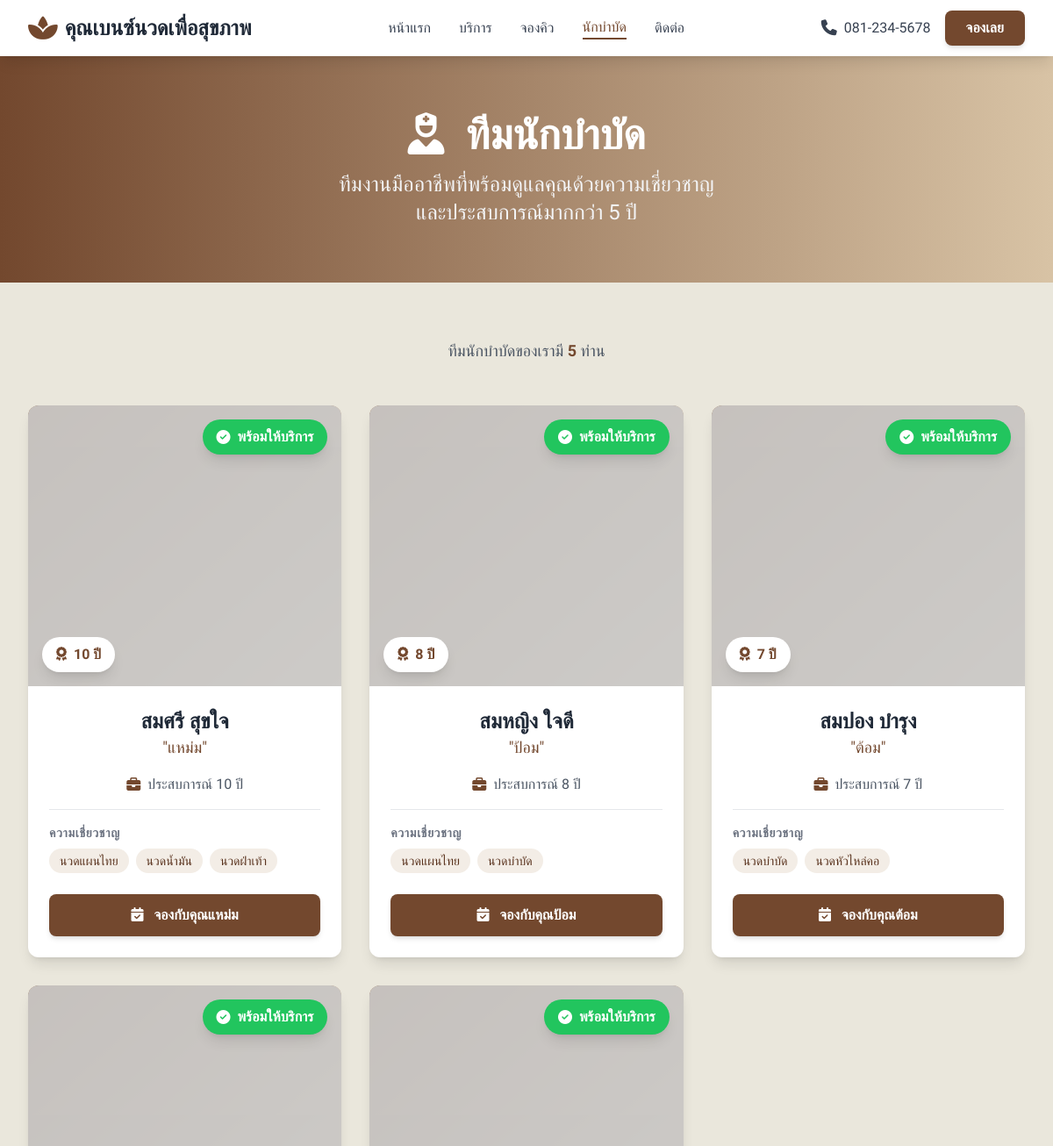
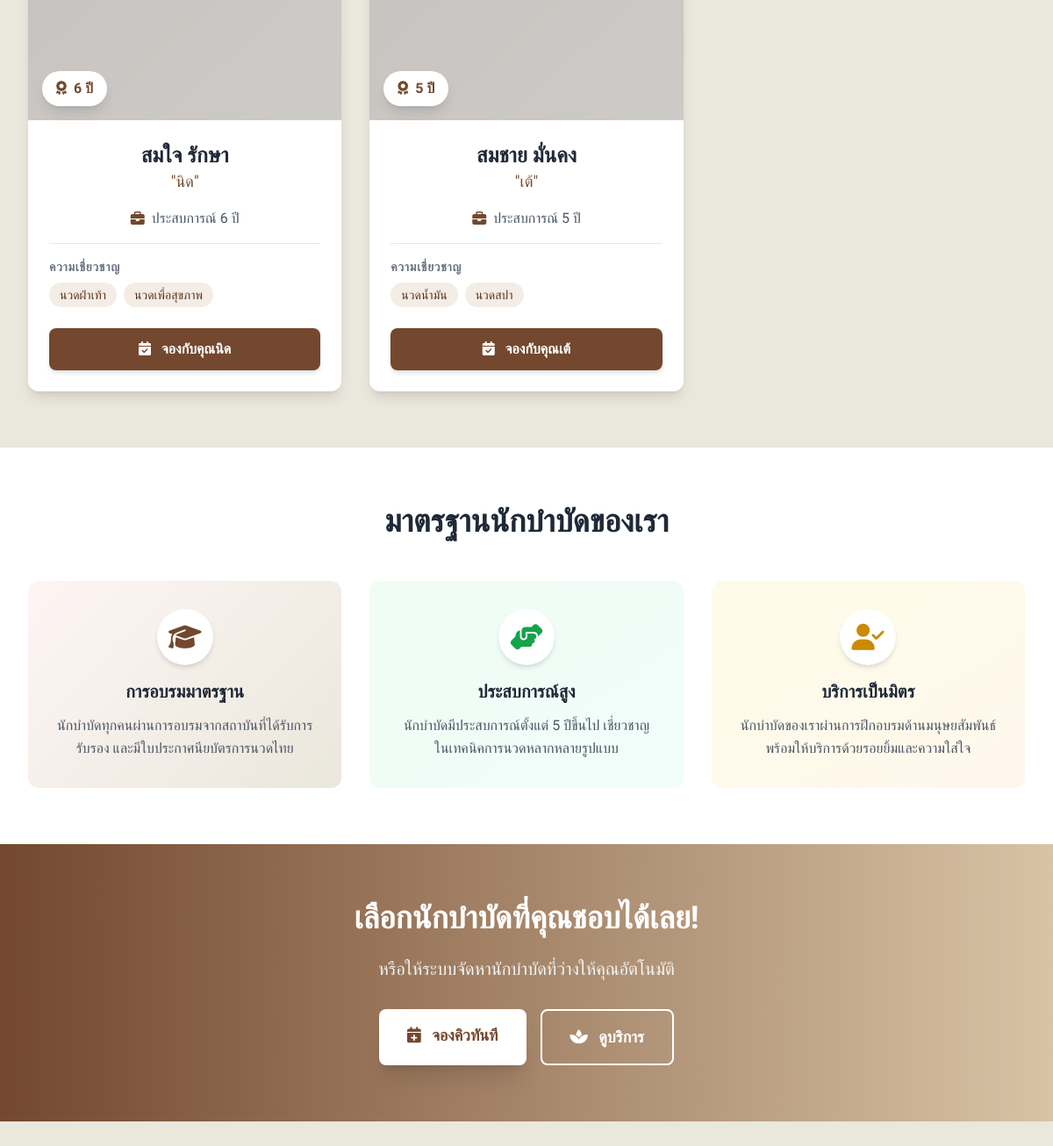
/therapists.php, run on the app's committed database (2 pictures, top to bottom).
### tables this page shows
CREATE TABLE IF NOT EXISTS therapists (
    id INT(11) NOT NULL AUTO_INCREMENT,
    name VARCHAR(255) NOT NULL COMMENT 'ชื่อ-นามสกุล',
    nickname VARCHAR(100) DEFAULT NULL COMMENT 'ชื่อเล่น',
    specialization TEXT DEFAULT NULL COMMENT 'ความเชี่ยวชาญ',
    experience_years INT(11) DEFAULT 0 COMMENT 'ประสบการณ์ (ปี)',
    image_url VARCHAR(500) DEFAULT NULL COMMENT 'URL รูปภาพ',
    is_available TINYINT(1) DEFAULT 1 COMMENT 'สถานะพร้อมให้บริการ (1=ว่าง, 0=ไม่ว่าง)',
    created_at TIMESTAMP DEFAULT CURRENT_TIMESTAMP COMMENT 'วันที่สร้าง',
    updated_at TIMESTAMP DEFAULT CURRENT_TIMESTAMP ON UPDATE CURRENT_TIMESTAMP COMMENT 'วันที่แก้ไขล่าสุด',
    PRIMARY KEY (id),
    KEY idx_is_available (is_available)
);

### config/database.php (called while the page is built, shortened)
<?php
class Database
{
    private $connection;
    private function connect()
    {
        $this->connection = mysqli_connect(
            DB_HOST,
            DB_USER,
            DB_PASS,
            DB_NAME
        );
        mysqli_set_charset($this->connection, 'utf8');
    }
    public function query($sql)
    {
        $result = mysqli_query($this->connection, $sql);
        return $result;
    }
    public function select($sql)
    {
        $result = $this->query($sql);
        $data = [];
        while ($row = mysqli_fetch_assoc($result)) {
            $data[] = $row;
        }
        return $data;
    }
}
function getDatabase()
{
    static $db = null;
    if ($db === null) {
        $db = new Database();
    }
    return $db;
}
?>

### therapists.php (the view, shortened to what this page needs)
<?php
require_once __DIR__ . '/config/database.php';
include __DIR__ . '/includes/header.php';
include __DIR__ . '/includes/navbar.php';
$db = getDatabase();
$therapists = $db->select("SELECT * FROM therapists ORDER BY experience_years DESC");
?>
<main class="min-h-screen">
    <section class="bg-gradient-to-r from-primary-600 to-secondary-500 text-white py-16">
        <div class="max-w-7xl mx-auto px-4 sm:px-6 lg:px-8">
            <div class="text-center">
                <h1 class="text-4xl md:text-5xl font-bold mb-4">
                    <i class="fas fa-user-nurse mr-3"></i>
                    ทีมนักบำบัด
                </h1>
                <p class="text-xl md:text-2xl text-gray-100 max-w-3xl mx-auto">
                    ทีมงานมืออาชีพที่พร้อมดูแลคุณด้วยความเชี่ยวชาญ<br>
                    และประสบการณ์มากกว่า 5 ปี
                </p>
            </div>
        </div>
    </section>
    <section class="py-16" style="background-color: #EAE7DC;">
        <div class="max-w-7xl mx-auto px-4 sm:px-6 lg:px-8">
            <?php if ($therapists && count($therapists) > 0): ?>
            <div class="mb-12 text-center">
                <p class="text-lg text-gray-600">
                    ทีมนักบำบัดของเรามี <span class="font-bold text-primary-600"><?php echo count($therapists); ?></span> ท่าน
                </p>
            </div>
            <div class="grid grid-cols-1 md:grid-cols-2 lg:grid-cols-3 gap-8">
                <?php foreach ($therapists as $index => $therapist): ?>
                <div class="bg-white rounded-xl shadow-lg overflow-hidden hover:shadow-xl transition duration-300 transform hover:-translate-y-2">
                    <div class="relative">
                        <div class="h-80 bg-gradient-to-br from-primary-500 to-secondary-500 overflow-hidden">
                            <img src="<?php echo htmlspecialchars($therapist['image_url']); ?>"
                                 alt="<?php echo htmlspecialchars($therapist['name']); ?>"
                                 class="w-full h-full object-cover opacity-90">
                        </div>
                        <?php if ($therapist['is_available']): ?>
                        <div class="absolute top-4 right-4">
                            <span class="bg-green-500 text-white px-4 py-2 rounded-full shadow-lg font-semibold flex items-center">
                                <i class="fas fa-check-circle mr-2"></i>
                                พร้อมให้บริการ
                            </span>
                        </div>
                        <?php endif; ?>
                        <div class="absolute bottom-4 left-4">
                            <div class="bg-white text-primary-600 px-4 py-2 rounded-full shadow-lg font-bold">
                                <i class="fas fa-award mr-1"></i>
                                <?php echo $therapist['experience_years']; ?> ปี
                            </div>
                        </div>
                    </div>
                    <div class="p-6">
                        <div class="text-center mb-4">
                            <h3 class="text-2xl font-bold text-gray-800">
                                <?php echo htmlspecialchars($therapist['name']); ?>
                            </h3>
                            <p class="text-lg text-primary-600 font-medium">
                                "<?php echo htmlspecialchars($therapist['nickname']); ?>"
                            </p>
                        </div>
                        <div class="mb-4 pb-4 border-b border-gray-200">
                            <div class="flex items-center justify-center text-gray-600">
                                <i class="fas fa-briefcase text-primary-600 mr-2"></i>
                                <span>ประสบการณ์ <?php echo $therapist['experience_years']; ?> ปี</span>
                            </div>
                        </div>
                        <div class="mb-6">
                            <h4 class="text-sm font-semibold text-gray-500 mb-2 uppercase tracking-wider">
                                ความเชี่ยวชาญ
                            </h4>
                            <div class="flex flex-wrap gap-2">
                                <?php
                                $specializations = explode(',', $therapist['specialization']);
                                foreach ($specializations as $spec):
                                ?>
                                <span class="bg-primary-100 text-primary-700 px-3 py-1 rounded-full text-sm font-medium">
                                    <?php echo trim(htmlspecialchars($spec)); ?>
                                </span>
                                <?php endforeach; ?>
                            </div>
                        </div>
                        <?php if ($therapist['is_available']): ?>
                        <a href="<?php echo BASE_URL; ?>/booking.php?therapist_id=<?php echo $therapist['id']; ?>"
                           class="block w-full bg-primary-600 hover:bg-primary-700 text-white text-center py-3 rounded-lg font-semibold transition duration-200 shadow-md hover:shadow-lg"
                           aria-label="จองกับ <?php echo htmlspecialchars($therapist['name']); ?>">
                            <i class="fas fa-calendar-check mr-2"></i>
                            จองกับคุณ<?php echo htmlspecialchars($therapist['nickname']); ?>
                        </a>
                        <?php endif; ?>
                    </div>
                </div>
                <?php endforeach; ?>
            </div>
            <?php endif; ?>
        </div>
    </section>
    <section class="py-16 bg-white">
        <div class="max-w-7xl mx-auto px-4 sm:px-6 lg:px-8">
            <div class="text-center mb-12">
                <h2 class="text-3xl md:text-4xl font-bold text-gray-800 mb-4">
                    มาตรฐานนักบำบัดของเรา
                </h2>
            </div>
            <div class="grid grid-cols-1 md:grid-cols-3 gap-8">
                <div class="bg-gradient-to-br from-primary-50 to-secondary-500 bg-opacity-10 rounded-xl p-8 text-center" style="background: linear-gradient(135deg, #fef5f4 0%, #EAE7DC 100%);">
                    <div class="bg-white w-16 h-16 rounded-full flex items-center justify-center mb-4 mx-auto shadow-md">
                        <i class="fas fa-graduation-cap text-3xl text-primary-600"></i>
                    </div>
                    <h3 class="text-xl font-bold text-gray-800 mb-3">การอบรมมาตรฐาน</h3>
                    <p class="text-gray-600 leading-relaxed">
                        นักบำบัดทุกคนผ่านการอบรมจากสถาบันที่ได้รับการรับรอง และมีใบประกาศนียบัตรการนวดไทย
                    </p>
                </div>
                <div class="bg-gradient-to-br from-green-50 to-teal-50 rounded-xl p-8 text-center">
                    <div class="bg-white w-16 h-16 rounded-full flex items-center justify-center mb-4 mx-auto shadow-md">
                        <i class="fas fa-hands-helping text-3xl text-green-600"></i>
                    </div>
                    <h3 class="text-xl font-bold text-gray-800 mb-3">ประสบการณ์สูง</h3>
                    <p class="text-gray-600 leading-relaxed">
                        นักบำบัดมีประสบการณ์ตั้งแต่ 5 ปีขึ้นไป เชี่ยวชาญในเทคนิคการนวดหลากหลายรูปแบบ
                    </p>
                </div>
                <div class="bg-gradient-to-br from-yellow-50 to-orange-50 rounded-xl p-8 text-center">
                    <div class="bg-white w-16 h-16 rounded-full flex items-center justify-center mb-4 mx-auto shadow-md">
                        <i class="fas fa-user-check text-3xl text-yellow-600"></i>
                    </div>
                    <h3 class="text-xl font-bold text-gray-800 mb-3">บริการเป็นมิตร</h3>
                    <p class="text-gray-600 leading-relaxed">
                        นักบำบัดของเราผ่านการฝึกอบรมด้านมนุษยสัมพันธ์ พร้อมให้บริการด้วยรอยยิ้มและความใส่ใจ
                    </p>
                </div>
            </div>
        </div>
    </section>
    <section class="py-16 bg-gradient-to-r from-primary-600 to-secondary-500 text-white">
        <div class="max-w-7xl mx-auto px-4 sm:px-6 lg:px-8 text-center">
            <h2 class="text-3xl md:text-4xl font-bold mb-6">
                เลือกนักบำบัดที่คุณชอบได้เลย!
            </h2>
            <p class="text-xl mb-8 text-gray-100 max-w-2xl mx-auto">
                หรือให้ระบบจัดหานักบำบัดที่ว่างให้คุณอัตโนมัติ
            </p>
            <div class="flex flex-col sm:flex-row gap-4 justify-center">
                <a href="<?php echo BASE_URL; ?>/booking.php"
                   class="inline-block bg-white text-primary-600 hover:bg-gray-100 px-8 py-4 rounded-lg text-lg font-bold transition duration-200 shadow-xl hover:shadow-2xl"
                   aria-label="จองคิวทันที">
                    <i class="fas fa-calendar-plus mr-2"></i>
                    จองคิวทันที
                </a>
                <a href="<?php echo BASE_URL; ?>/services.php"
                   class="inline-block bg-transparent border-2 border-white text-white hover:bg-white hover:text-primary-600 px-8 py-4 rounded-lg text-lg font-bold transition duration-200"
                   aria-label="ดูบริการ">
                    <i class="fas fa-spa mr-2"></i>
                    ดูบริการ
                </a>
            </div>
        </div>
    </section>
</main>
<?php
include __DIR__ . '/includes/footer.php';
?>

### includes/header.php (style rules this page uses)
body { font-family: 'Prompt', sans-serif; }
html { scroll-behavior: smooth; }

### data on the page
therapists: is_available 1 (drawn), experience_years "10", name "สมศรี สุขใจ", nickname "แหม่ม", specialization "นวดแผนไทย", specialization "นวดน้ำมัน", specialization "นวดฝ่าเท้า"
therapists: is_available 1 (drawn), experience_years "8", name "สมหญิง ใจดี", nickname "ป้อม", specialization "นวดแผนไทย", specialization "นวดบำบัด"
therapists: is_available 1 (drawn), experience_years "7", name "สมปอง บำรุง", nickname "ต้อม", specialization "นวดบำบัด", specialization "นวดหัวไหล่คอ"
therapists: is_available 1 (drawn), experience_years "6", name "สมใจ รักษา", nickname "นิด", specialization "นวดฝ่าเท้า", specialization "นวดเพื่อสุขภาพ"
therapists: is_available 1 (drawn), experience_years "5", name "สมชาย มั่นคง", nickname "เต้", specialization "นวดน้ำมัน", specialization "นวดสปา"

### other printed values
SITE_NAME "คุณเบนซ์นวดเพื่อสุขภาพ"
SHOP_MOBILE "081-234-5678"
count($therapists) "5"
